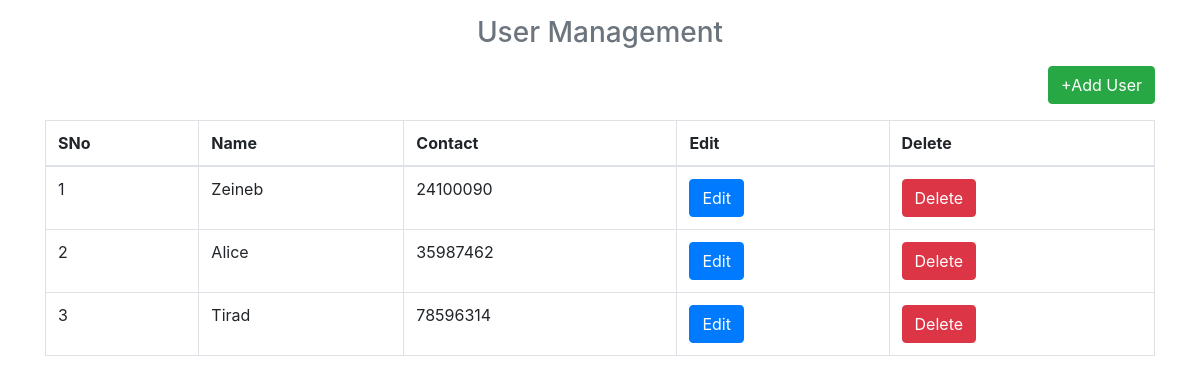
The app's page /index, older data.
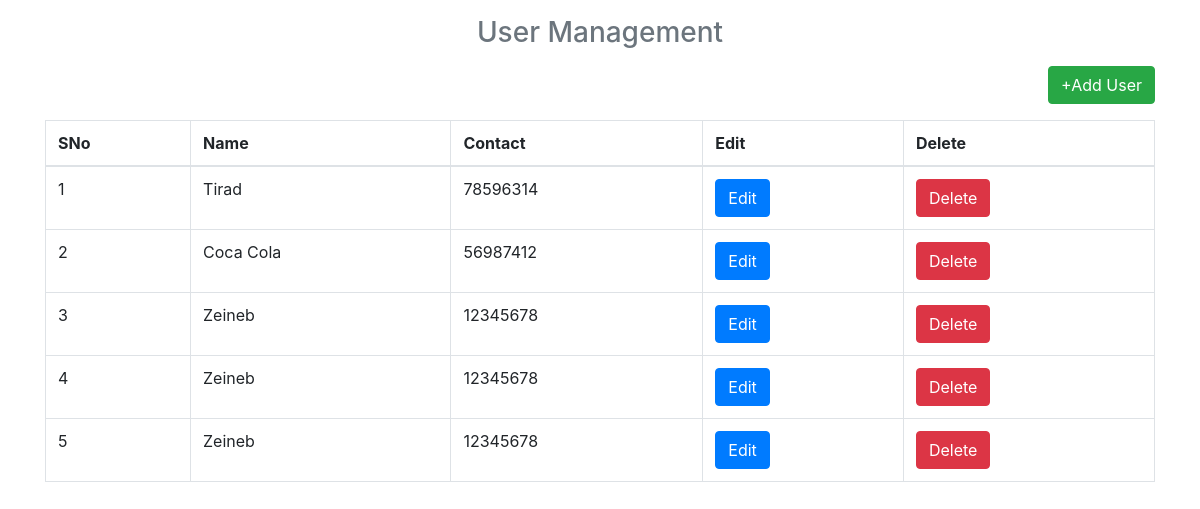
The same page, newer data.
### tables this page shows
CREATE TABLE "users" (
	"UID"	INTEGER PRIMARY KEY AUTOINCREMENT,
	"UNAME"	TEXT,
	"CONTACT"	TEXT
);

### app.py (the view)
    @app.route("/")
    @app.route("/index")
    def index():
        data = get_users()
        return render_template("index.html",datas=data)

### users.py (called while the page is built)
def get_users():
    con=sql.connect("db_web.db")
    con.row_factory=sql.Row
    data=con.execute("select * from users").fetchall()
    return data

### templates/index.html
{% extends 'layout.html' %}
{% block body %}
  <h3 class='text-center text-muted mb-3'>User Management </h3>
  <p class='text-right'><a href='{{url_for("add_user")}}' class='btn btn-success ' id="Add">+Add User</a></p>
  <table class='table table-bordered' id="test">
    <thead>
      <th>SNo</th>
      <th>Name</th>
      <th>Contact</th>
      <th>Edit</th>
      <th>Delete</th>
    </thead>
    <tbody>
      {% for row in datas %}
        <tr>
          <td>{{loop.index}}</td>
          <td>{{row.UNAME}}</td>
          <td>{{row.CONTACT}}</td>
          <td><a href='{{url_for("edit_user",uid=row.UID)}}' class='btn btn-primary' id="Edit">Edit</a></td>
          <td><a href='{{url_for("delete_user",uid=row.UID)}}' class='btn btn-danger' onclick='`return confirm("Are You Sure")`' id="Delete">Delete</a></td>
        </tr>
      {%endfor%}
    </tbody>
  </table>
{% endblock %}

### templates/layout.html (shortened to what this page needs)
<html>
  <head>
    <link rel="stylesheet" href="https://maxcdn.bootstrapcdn.com/bootstrap/4.0.0/css/bootstrap.min.css">
  </head>
  <body>
    <div class='container pt-3'>
      {% block body %}
      {% endblock %}
    </div>
  </body>
</html>

Row changes from the older to the newer data that the page shows:
removed users: UNAME "Zeineb", CONTACT "24100090"
removed users: UNAME "Alice", CONTACT "35987462"
added users: UNAME "Coca Cola", CONTACT "56987412"
added users: UNAME "Zeineb", CONTACT "12345678"
added users: UNAME "Zeineb", CONTACT "12345678"
added users: UNAME "Zeineb", CONTACT "12345678"
